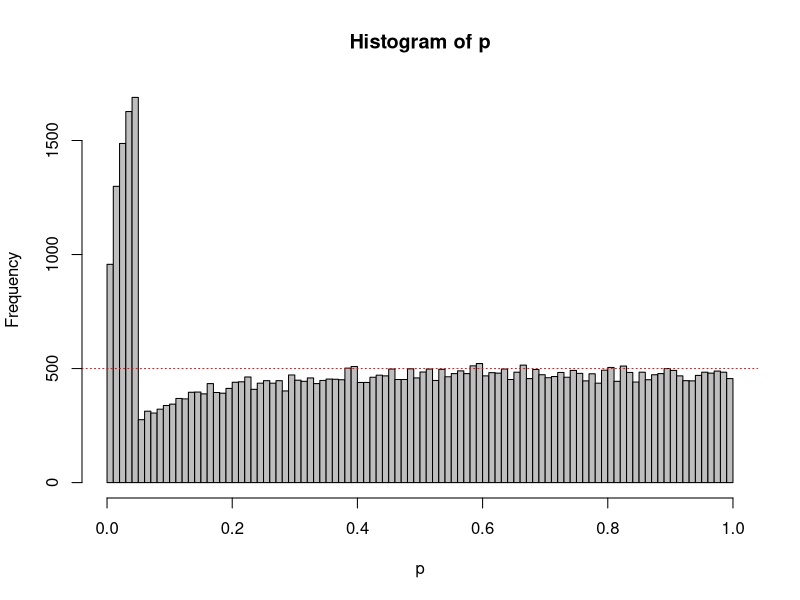

The R source for this figure:
N <- 100  # total number of datapoints (per condition) you are willing to collect
Looks <- 5  # set number of looks at the data
nSim <- 50000  # number of simulated studies
alpha <- 0.05  # set alpha

D <- 0  # True effect size (must be 0 when simulating Type 1 errors)

# Take care of some settings
options(scipen=100, digits=4)  # disable scientific notation for numbers
LookN <- ceiling(seq(0,N,N/Looks))  # Determine at which N's to look
LookN <- LookN[-1]  # remove look at 0
LookN <- LookN[LookN > 2]  # Remove looks at N of 1 or 2 (not possible with t-test)
Looks <- length(LookN)  # if looks are removed, change number of looks
matp <- matrix(NA, nrow=nSim, ncol=Looks)  # Matrix for p-values at sequential tests
SigSeq <- numeric(Looks)  # Variable to store final p-values
OptStop <- numeric(nSim)  # variable to store positions of optional stopping
p <- numeric(nSim)  # Variable to save optional stopping p-values

#Loop data generation for each study, then loop to perform a test for each N 
for (i in 1:nSim){
  x<-rnorm(n = N, mean = 0, sd = 1)
  y<-rnorm(n = N, mean = D, sd = 1)
  for (j in 1:Looks){
  matp[i,j]<-t.test(x[1:LookN[j]],y[1:LookN[j]], var.equal=TRUE)$p.value #perform the t-test, store
  }
  cat('Loop', i, 'of', nSim,'\n')
}

# Save Type 1 error rate for each look
for (i in 1:Looks){
    SigSeq[i] <- sum(matp[, i]<alpha)
}

# Get the positions at which are stopped, and then these p-values
for (i in 1:nSim){
    OptStop[i] <- min(which(matp[i, ] < alpha))
}

OptStop[is.infinite(OptStop)] <- Looks  # If nothing significant, take last p-value (fixes error warning)

for (i in 1:nSim){
    p[i] <- matp[i, OptStop[i]]
}

breaks<-100
hist(p, breaks=breaks,col="grey")
abline(h=nSim/breaks, col = "red", lty=3)

#Return Type 1 error rates for each look, and the the Type 1 error rate when only reporting the lowest p-value over all looks
cat("Type 1 error rates for look 1 to", Looks,":", SigSeq/nSim)
cat("Type 1 error rate when only the lowest p-value for all looks is reported:", sum(p<alpha)/nSim)

#? Daniel Lakens, 2016. 
# This work is licensed under a Creative Commons Attribution-NonCommercial-ShareAlike 4.0 International License. https://creativecommons.org/licenses/by-nc-sa/4.0/